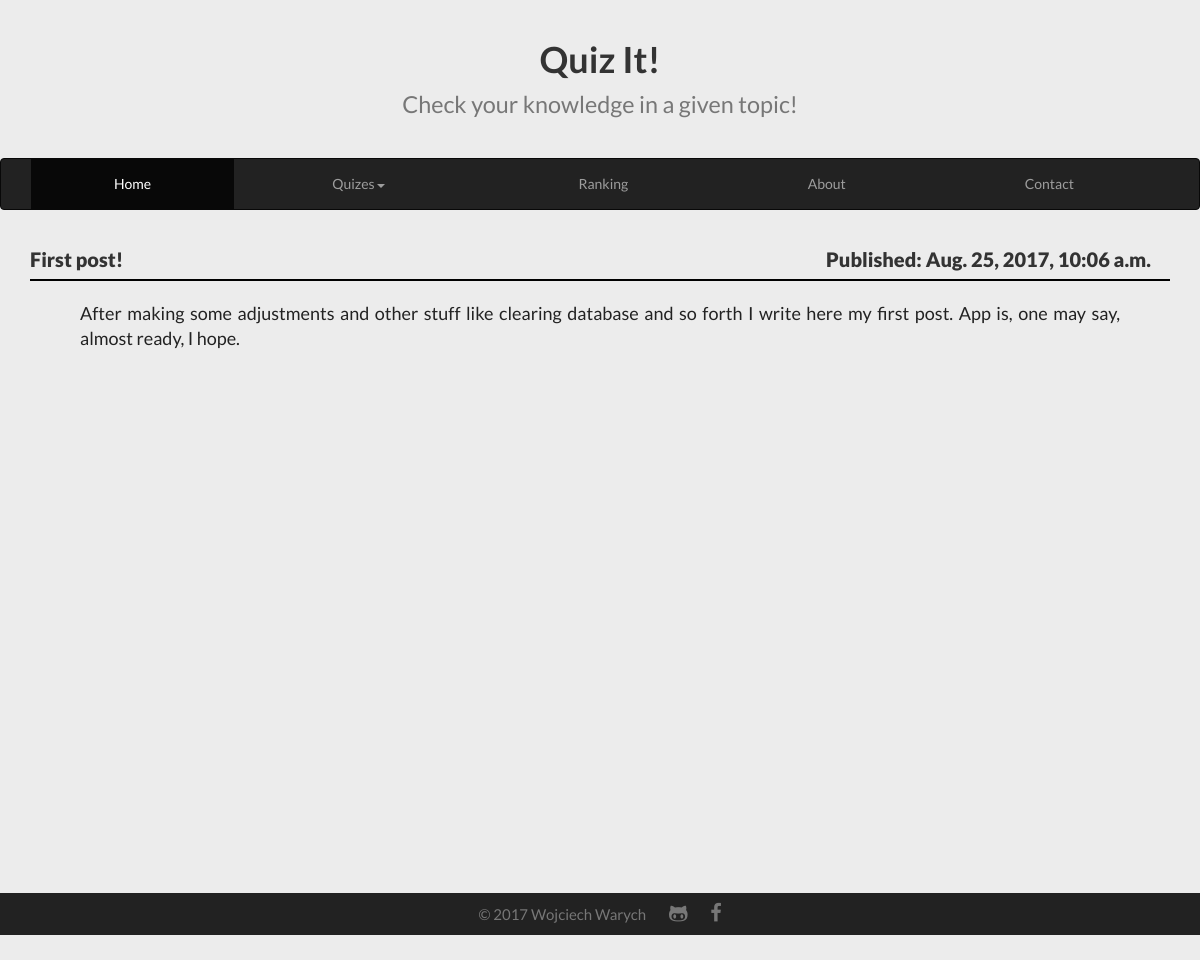
/home/posts/1/, run on the app's committed database.
### home/models.py (models this page shows, shortened)
class News(models.Model):
	title = models.CharField(max_length=200)
	article = models.TextField()
	art_snippet = models.CharField(default='...', max_length=500)
	pub_date = models.DateTimeField()

### home/views.py (the view)
# urls.py: url(r'^posts/(?P<post_id>\d+)/$', views.post, name='post'),
def post(request, post_id):
	the_post = News.objects.get(id=post_id)
	context = {'post': the_post}
	return render(request, 'home/post.html', context)

### home/templates/home/post.html (shortened to what this page needs)
{% extends 'home/base.html' %}
{% block content %}
	{% block title_div %}
		<div class="page-header">
			<h1>
				<a href="{% url 'home:index' %}">
					Quiz It!<br><small>Check your knowledge in a given topic!</small>
				</a>
			</h1>
		</div>
	{% endblock %}
	{% block menu_div %}
		<nav class="navbar navbar-default navbar-inverse">
			<div class="container-fluid">
			<div class="collapse navbar-collapse" id="bs-example-navbar-collapse-1">
				<ul class="nav navbar-nav">
					<li class="active"><a href="{% url 'home:index' %}">Home<span class="sr-only">(current)</span></a></li>
					<li class="dropdown">
						<a href="{% url 'home:quizes' %}" class="dropdown-toggle" data-toggle="dropdown" role="button" aria-haspopup="true" aria-expanded="false">Quizes<span class="caret"></span></a>
					</li>
					<li><a href="{% url 'ranking:ranking' %}">Ranking</a></li>
					<li><a href="{% url 'home:about' %}">About</a></li>
					<li><a href="{% url 'home:contact' %}">Contact</a></li>
				</ul>
			</div>
			</div>
		</nav>
	{% endblock %}
	{% block content_div %}
				<div class="container" style="min-height:69%;">
					<article>
						<div class="article-header">
							<div class="article-title">
								<a href="{% url 'home:post' post.id%}">
									{{ post.title }}
								</a>
							</div>
							<div class="article-date">
								Published: {{ post.pub_date }}
							</div>
							<hr>
						</div>
						<div class="article-content">
							{{ post.article }}
						</div>
					</article>
				</div>
	{% endblock %}
{% endblock %}

### home/static/home/css/style.css (style rules this page uses)
html, body { background-color: #ececec; height: 100%; min-height: 100%; margin: 0; }
body { font-family: 'Lato', sans-serif; }
h1 { font-weight: bold; }
a { text-decoration: none; color: inherit; }
article { padding-bottom: 10px; }
a:link, a:visited { text-decoration: inherit; color: inherit; }
.navbar-nav { margin: 0 auto; display: table; table-layout: auto; float: none; width: 100%; }
.navbar-nav > li { display: table-cell; float: none; text-align: center; }
.page-header { padding-bottom:9px; margin:40px 0 20px; border-bottom: none; text-align: center; text-decoration: none; }
.article-header { font-size: 20px; font-weight: 800; padding-top: 15px; padding-bottom: 15px; }
.article-title { display: inline-block; width: 49%; font-size: inherit; font-weight: inherit; text-align: left; }
.article-date { display: inline-block; width: 49%; font-size: inherit; font-weight: inherit; text-align: right; }
.article-header > hr { margin-top: 5px; margin-bottom: 5px; border-top: 2px solid #000; }
.article-content { font-size: 18px; text-align: justify; color: #222; padding-bottom: 5px; padding-left: 50px; padding-right: 50px; }

### data on the page
News: title "First post!", pub_date "Aug. 25, 2017, 10:06 a.m.", article "After making some adjustments and other stuff like clearing database and so forth I write here my first post. App is, one may say, almost ready, I hope."
